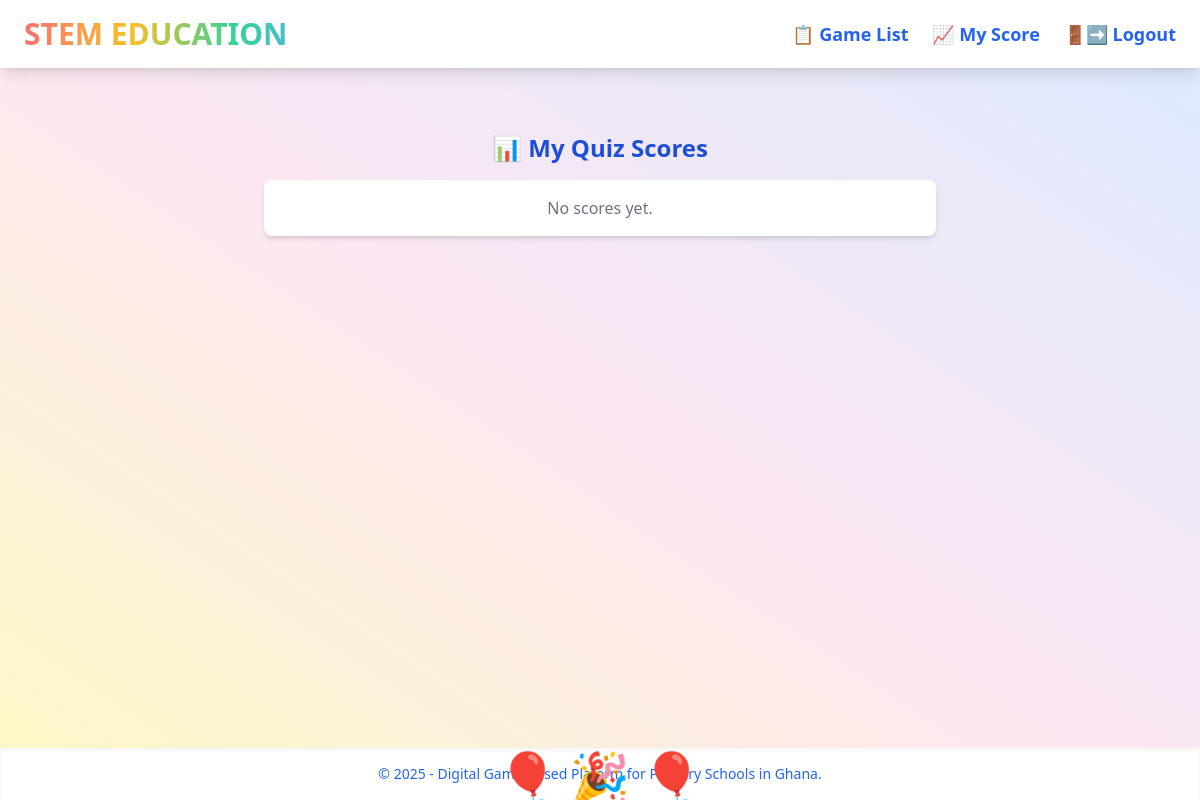
Before: /my-scores (signed in) with the older database file.
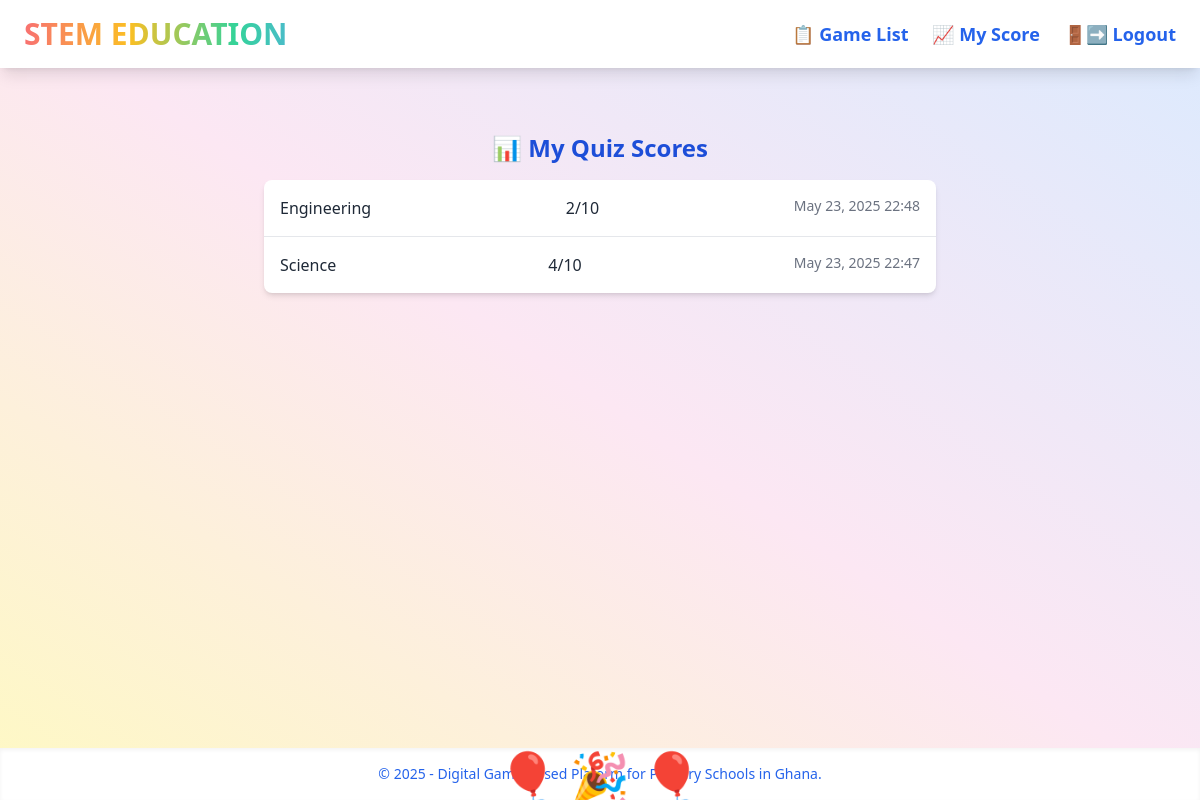
After: the same page with the newer database file.
### games/models.py (models this page shows, shortened)
class QuizScore(models.Model):
    user = models.ForeignKey(settings.AUTH_USER_MODEL, on_delete=models.CASCADE)
    category = models.CharField(max_length=100)
    score = models.IntegerField()
    date_played = models.DateTimeField(default=timezone.now)

### games/views.py (the view)
@login_required
def my_scores(request):
    scores = QuizScore.objects.filter(user=request.user).order_by('-date_played')
    return render(request, 'games/quiz/my_scores.html', {'scores': scores})

### theme/templates/games/quiz/my_scores.html (shortened to what this page needs)
{% extends 'games/base.html' %}
{% block content %}
<div class="max-w-2xl mx-auto py-6">
  <h2 class="text-2xl font-bold text-center mb-4 text-blue-700">📊 My Quiz Scores</h2>
  <ul class="bg-white rounded-lg shadow-md divide-y divide-gray-200">
    {% for score in scores %}
      <li class="p-4 flex justify-between">
        <span>{{ score.category }}</span>
        <span>{{ score.score }}/10</span>
        <span class="text-sm text-gray-500">{{ score.date_played|date:"M d, Y H:i" }}</span>
      </li>
    {% empty %}
      <li class="p-4 text-center text-gray-500">No scores yet.</li>
    {% endfor %}
  </ul>
</div>
{% endblock %}

### theme/templates/games/base.html (shortened to what this page needs)
<!DOCTYPE html>
<html lang="en">
<head>
  <script src="https://cdn.tailwindcss.com"></script>
</head>
<body class="bg-gradient-to-tr from-yellow-100 via-pink-100 to-blue-100 min-h-screen flex flex-col font-sans text-gray-800">
  <nav class="bg-white shadow-lg py-4 px-6 flex justify-between items-center z-10">
    <div class="text-3xl font-extrabold rainbow-text animate-pulse">STEM EDUCATION</div>
    <ul class="flex space-x-6 text-lg font-semibold text-blue-600">
      <li><a href="{% url 'game_list' %}" class="hover:text-pink-600 transition-transform transform hover:scale-110">📋 Game List</a></li>
      <li><a href="{% url 'my_scores' %}" class="hover:text-pink-600 transition-transform transform hover:scale-110">📈 My Score</a></li>
      <li><a href="{% url 'logout' %}" class="hover:text-red-600 transition-transform transform hover:scale-110">🚪➡️ Logout</a></li>
    </ul>
  </nav>
  <main class="flex-1 w-full max-w-6xl mx-auto px-4 py-10 z-0">
    {% block content %}
    {% endblock %}
  </main>
  <footer class="bg-white text-center py-4 text-sm text-blue-600 shadow-inner">
    &copy; 2025 - Digital Game-Based Plaform for Primary Schools in Ghana.
  </footer>
  <div class="fixed bottom-0 left-0 w-full pointer-events-none z-0">
    <div class="animate-bounce-slow text-5xl text-yellow-400 text-center select-none">
    </div>
  </div>
</body>
</html>

### theme/templates/games/base.html (style rules this page uses)
.rainbow-text { background: linear-gradient(to right, #f87171, #fbbf24, #34d399, #60a5fa, #a78bfa, #f472b6); -webkit-background-clip: text; -webkit-text-fill-color: transparent; background-size: 200% auto; animation: rainbow 4s linear infinite; }
.animate-bounce-slow { animation: bounce-slow 3s infinite; }

Changed rows visible on the page:
added QuizScore: category "Engineering", score "2", date_played "May 23, 2025 22:48"
added QuizScore: category "Science", score "4", date_played "May 23, 2025 22:47"
Other visible differences:
text no longer shown: "No scores yet."
